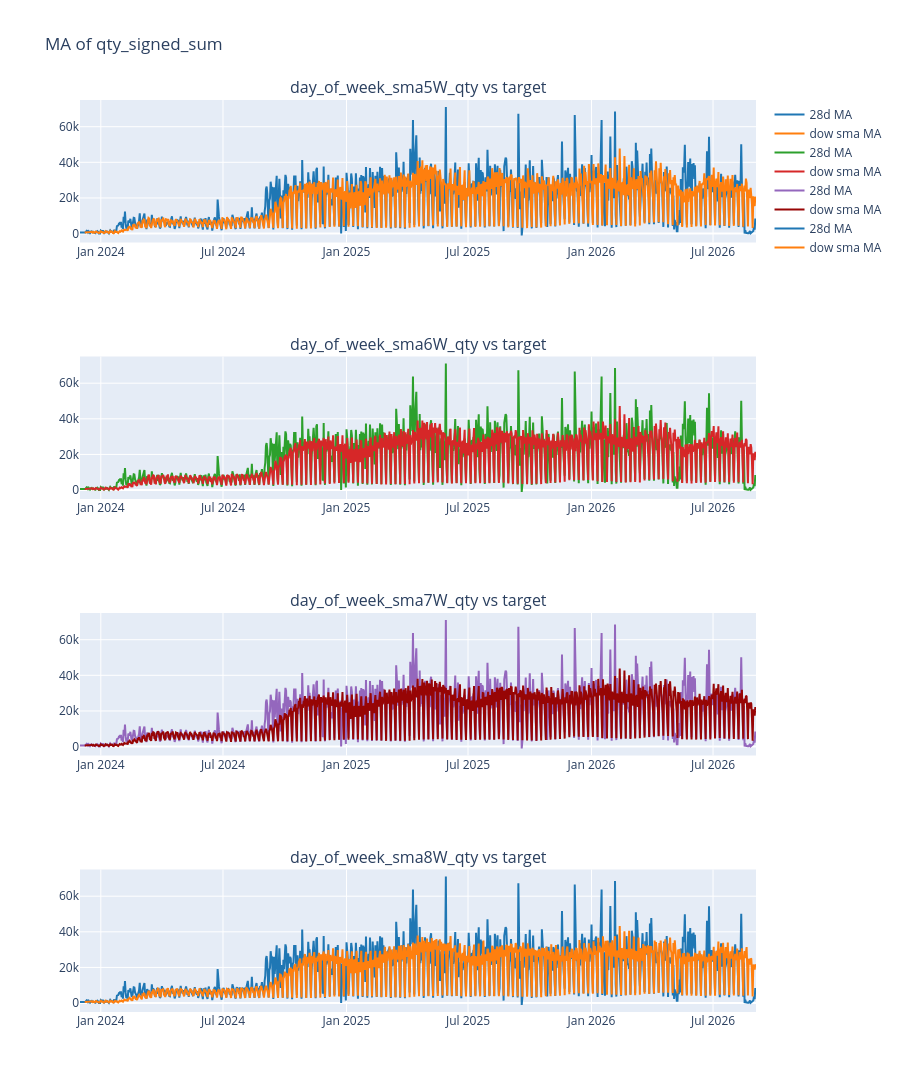
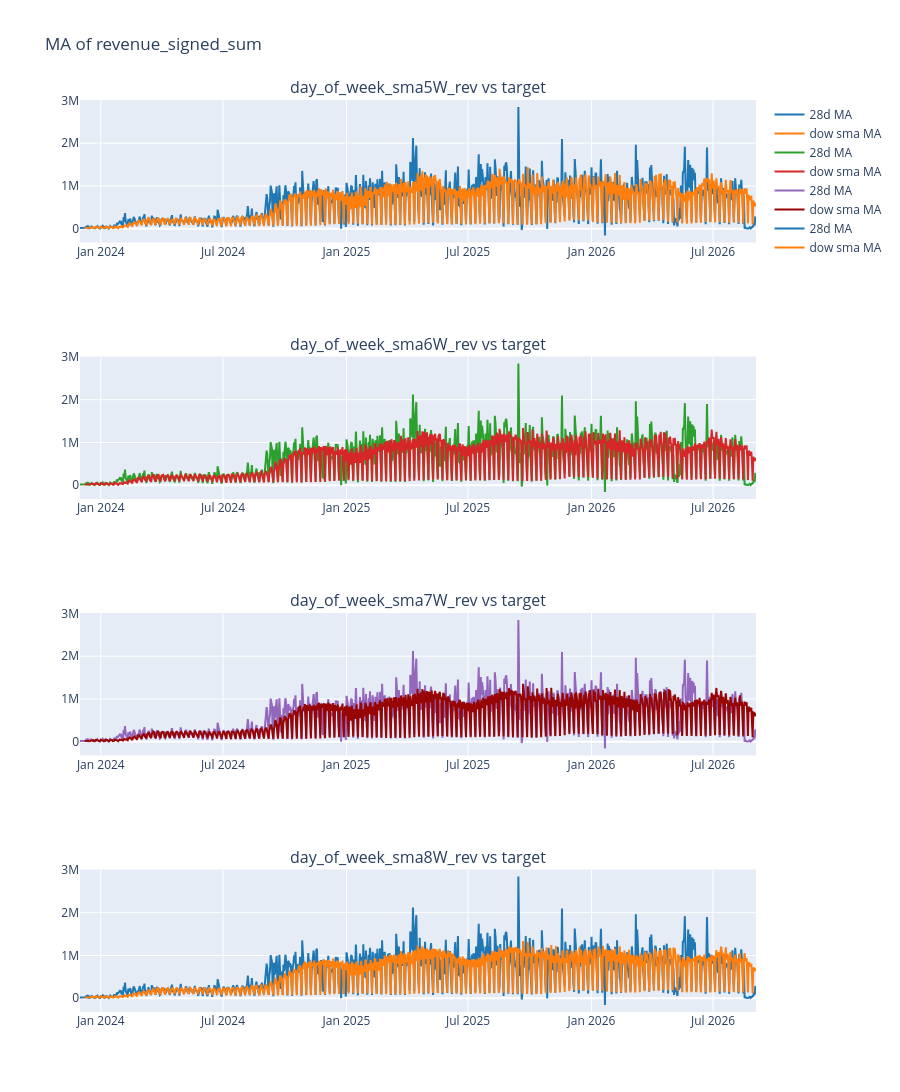
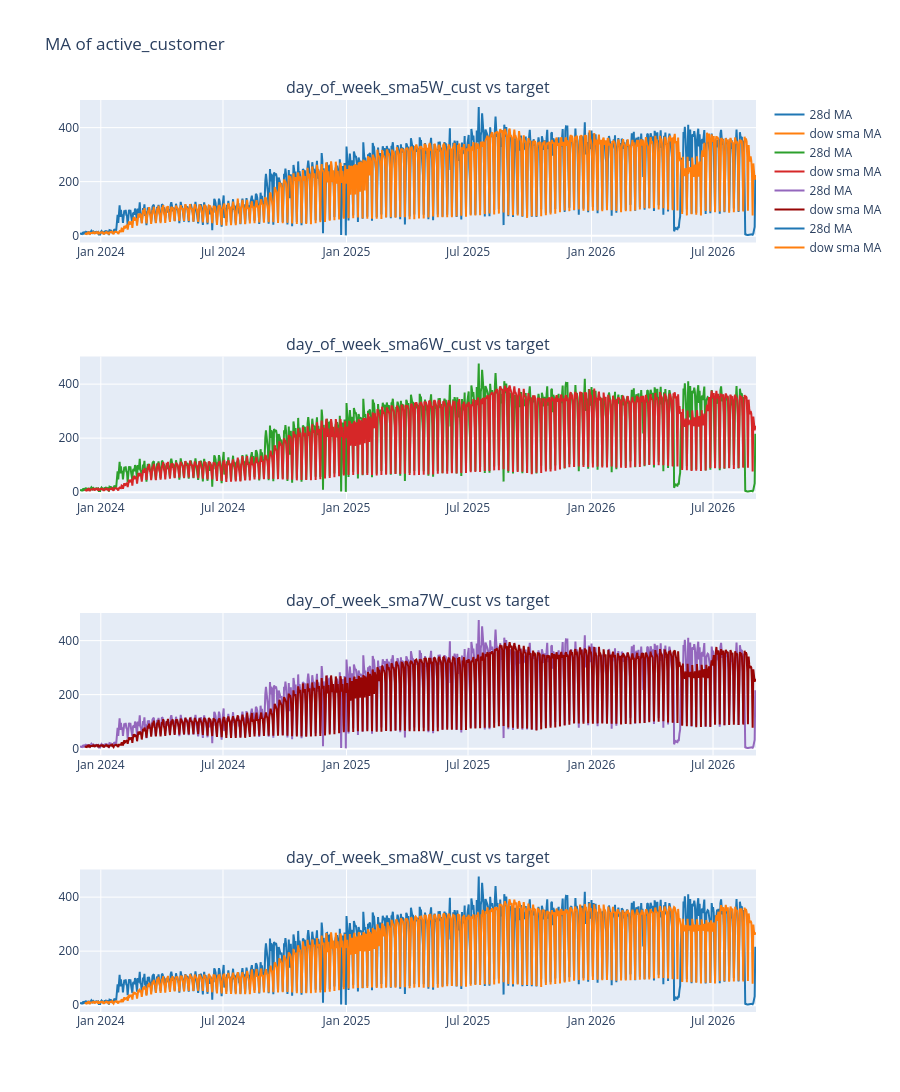
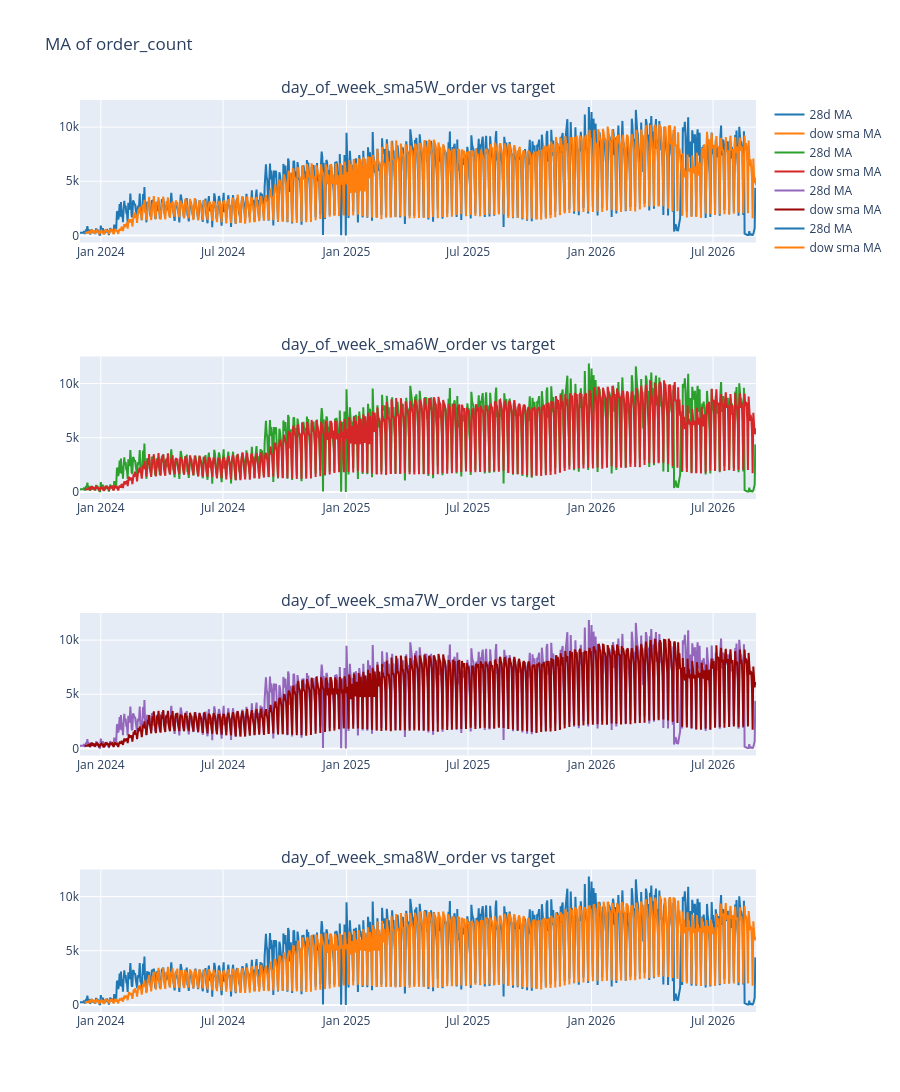

Here is the notebook cell these charts were saved with, in order:
### Code cell
import plotly.express as px
import plotly.subplots as sp
import plotly.graph_objects as go

pd.set_option('display.max_columns', None)
pd.set_option('display.width', 100)

cates = {
    'rev': 'target_rev',
    'qty': 'target_qty',
    'cust': 'target_cust',
    'order': 'target_order',
    'refund': 'target_refund'
}


for col in cols:
    prefix = prefix_map.get(col, col)

    ind_cols = [col for col in df_features.columns  if prefix in col and 'sma' in col and 'target' not in col]

    fig = sp.make_subplots(rows=4, cols=1, subplot_titles=[f"{title} vs target" for title in ind_cols])

    fig.update_layout(
        colorway=["#1f77b4", "#ff7f0e", "#2ca02c", "#d62728", "#9467bd", "#970505"]
)
    
    for idx, column in enumerate(ind_cols, start=1):
        fig.add_trace(
            go.Scatter(x=df_features["invoice_date"], y=df_features[cates[prefix]], name= f"{i}d MA"),
            col=1, row=idx
        )

        fig.add_trace(
            go.Scatter(x=df_features["invoice_date"], y=df_features[column], name= f"dow sma MA"),
            col=1, row=idx
        )
    
    fig.update_layout(height=1300, title_text=f"MA of {col}")
    fig.show()

### Figure 1 — Plotly figure (JSON) as saved in the notebook; plotly's stock layout.template omitted (floating-point values rounded to 4 significant figures; data arrays with more than 128 entries replaced by an {"elided": "..."} marker saying what was removed)
{"data": [{"name": "28d MA", "type": "scatter", "x": {"elided": "1008 str values"}, "xaxis": "x", "y": {"elided": "1008 float values"}, "yaxis": "y"}, {"name": "dow sma MA", "type": "scatter", "x": {"elided": "1008 str values"}, "xaxis": "x", "y": {"elided": "1008 float values"}, "yaxis": "y"}, {"name": "28d MA", "type": "scatter", "x": {"elided": "1008 str values"}, "xaxis": "x2", "y": {"elided": "1008 float values"}, "yaxis": "y2"}, {"name": "dow sma MA", "type": "scatter", "x": {"elided": "1008 str values"}, "xaxis": "x2", "y": {"elided": "1008 float values"}, "yaxis": "y2"}, {"name": "28d MA", "type": "scatter", "x": {"elided": "1008 str values"}, "xaxis": "x3", "y": {"elided": "1008 float values"}, "yaxis": "y3"}, {"name": "dow sma MA", "type": "scatter", "x": {"elided": "1008 str values"}, "xaxis": "x3", "y": {"elided": "1008 float values"}, "yaxis": "y3"}, {"name": "28d MA", "type": "scatter", "x": {"elided": "1008 str values"}, "xaxis": "x4", "y": {"elided": "1008 float values"}, "yaxis": "y4"}, {"name": "dow sma MA", "type": "scatter", "x": {"elided": "1008 str values"}, "xaxis": "x4", "y": {"elided": "1008 float values"}, "yaxis": "y4"}], "layout": {"annotations": [{"font": {"size": 16}, "showarrow": false, "text": "day_of_week_sma5W_qty vs target", "x": 0.5, "xanchor": "center", "xref": "paper", "y": 1, "yanchor": "bottom", "yref": "paper"}, {"font": {"size": 16}, "showarrow": false, "text": "day_of_week_sma6W_qty vs target", "x": 0.5, "xanchor": "center", "xref": "paper", "y": 0.7188, "yanchor": "bottom", "yref": "paper"}, {"font": {"size": 16}, "showarrow": false, "text": "day_of_week_sma7W_qty vs target", "x": 0.5, "xanchor": "center", "xref": "paper", "y": 0.4375, "yanchor": "bottom", "yref": "paper"}, {"font": {"size": 16}, "showarrow": false, "text": "day_of_week_sma8W_qty vs target", "x": 0.5, "xanchor": "center", "xref": "paper", "y": 0.1562, "yanchor": "bottom", "yref": "paper"}], "colorway": ["#1f77b4", "#ff7f0e", "#2ca02c", "#d62728", "#9467bd", "#970505"], "height": 1300, "title": {"text": "MA of qty_signed_sum"}, "xaxis": {"anchor": "y", "domain": [0, 1]}, "xaxis2": {"anchor": "y2", "domain": [0, 1]}, "xaxis3": {"anchor": "y3", "domain": [0, 1]}, "xaxis4": {"anchor": "y4", "domain": [0, 1]}, "yaxis": {"anchor": "x", "domain": [0.8438, 1]}, "yaxis2": {"anchor": "x2", "domain": [0.5625, 0.7188]}, "yaxis3": {"anchor": "x3", "domain": [0.2812, 0.4375]}, "yaxis4": {"anchor": "x4", "domain": [0, 0.1562]}}}

### Figure 2 — Plotly figure (JSON) as saved in the notebook; plotly's stock layout.template omitted (floating-point values rounded to 4 significant figures; data arrays with more than 128 entries replaced by an {"elided": "..."} marker saying what was removed)
{"data": [{"name": "28d MA", "type": "scatter", "x": {"elided": "1008 str values"}, "xaxis": "x", "y": {"elided": "1008 float values"}, "yaxis": "y"}, {"name": "dow sma MA", "type": "scatter", "x": {"elided": "1008 str values"}, "xaxis": "x", "y": {"elided": "1008 float values"}, "yaxis": "y"}, {"name": "28d MA", "type": "scatter", "x": {"elided": "1008 str values"}, "xaxis": "x2", "y": {"elided": "1008 float values"}, "yaxis": "y2"}, {"name": "dow sma MA", "type": "scatter", "x": {"elided": "1008 str values"}, "xaxis": "x2", "y": {"elided": "1008 float values"}, "yaxis": "y2"}, {"name": "28d MA", "type": "scatter", "x": {"elided": "1008 str values"}, "xaxis": "x3", "y": {"elided": "1008 float values"}, "yaxis": "y3"}, {"name": "dow sma MA", "type": "scatter", "x": {"elided": "1008 str values"}, "xaxis": "x3", "y": {"elided": "1008 float values"}, "yaxis": "y3"}, {"name": "28d MA", "type": "scatter", "x": {"elided": "1008 str values"}, "xaxis": "x4", "y": {"elided": "1008 float values"}, "yaxis": "y4"}, {"name": "dow sma MA", "type": "scatter", "x": {"elided": "1008 str values"}, "xaxis": "x4", "y": {"elided": "1008 float values"}, "yaxis": "y4"}], "layout": {"annotations": [{"font": {"size": 16}, "showarrow": false, "text": "day_of_week_sma5W_rev vs target", "x": 0.5, "xanchor": "center", "xref": "paper", "y": 1, "yanchor": "bottom", "yref": "paper"}, {"font": {"size": 16}, "showarrow": false, "text": "day_of_week_sma6W_rev vs target", "x": 0.5, "xanchor": "center", "xref": "paper", "y": 0.7188, "yanchor": "bottom", "yref": "paper"}, {"font": {"size": 16}, "showarrow": false, "text": "day_of_week_sma7W_rev vs target", "x": 0.5, "xanchor": "center", "xref": "paper", "y": 0.4375, "yanchor": "bottom", "yref": "paper"}, {"font": {"size": 16}, "showarrow": false, "text": "day_of_week_sma8W_rev vs target", "x": 0.5, "xanchor": "center", "xref": "paper", "y": 0.1562, "yanchor": "bottom", "yref": "paper"}], "colorway": ["#1f77b4", "#ff7f0e", "#2ca02c", "#d62728", "#9467bd", "#970505"], "height": 1300, "title": {"text": "MA of revenue_signed_sum"}, "xaxis": {"anchor": "y", "domain": [0, 1]}, "xaxis2": {"anchor": "y2", "domain": [0, 1]}, "xaxis3": {"anchor": "y3", "domain": [0, 1]}, "xaxis4": {"anchor": "y4", "domain": [0, 1]}, "yaxis": {"anchor": "x", "domain": [0.8438, 1]}, "yaxis2": {"anchor": "x2", "domain": [0.5625, 0.7188]}, "yaxis3": {"anchor": "x3", "domain": [0.2812, 0.4375]}, "yaxis4": {"anchor": "x4", "domain": [0, 0.1562]}}}

### Figure 3 — Plotly figure (JSON) as saved in the notebook; plotly's stock layout.template omitted (floating-point values rounded to 4 significant figures; data arrays with more than 128 entries replaced by an {"elided": "..."} marker saying what was removed)
{"data": [{"name": "28d MA", "type": "scatter", "x": {"elided": "1008 str values"}, "xaxis": "x", "y": {"elided": "1008 float values"}, "yaxis": "y"}, {"name": "dow sma MA", "type": "scatter", "x": {"elided": "1008 str values"}, "xaxis": "x", "y": {"elided": "1008 float values"}, "yaxis": "y"}, {"name": "28d MA", "type": "scatter", "x": {"elided": "1008 str values"}, "xaxis": "x2", "y": {"elided": "1008 float values"}, "yaxis": "y2"}, {"name": "dow sma MA", "type": "scatter", "x": {"elided": "1008 str values"}, "xaxis": "x2", "y": {"elided": "1008 float values"}, "yaxis": "y2"}, {"name": "28d MA", "type": "scatter", "x": {"elided": "1008 str values"}, "xaxis": "x3", "y": {"elided": "1008 float values"}, "yaxis": "y3"}, {"name": "dow sma MA", "type": "scatter", "x": {"elided": "1008 str values"}, "xaxis": "x3", "y": {"elided": "1008 float values"}, "yaxis": "y3"}, {"name": "28d MA", "type": "scatter", "x": {"elided": "1008 str values"}, "xaxis": "x4", "y": {"elided": "1008 float values"}, "yaxis": "y4"}, {"name": "dow sma MA", "type": "scatter", "x": {"elided": "1008 str values"}, "xaxis": "x4", "y": {"elided": "1008 float values"}, "yaxis": "y4"}], "layout": {"annotations": [{"font": {"size": 16}, "showarrow": false, "text": "day_of_week_sma5W_cust vs target", "x": 0.5, "xanchor": "center", "xref": "paper", "y": 1, "yanchor": "bottom", "yref": "paper"}, {"font": {"size": 16}, "showarrow": false, "text": "day_of_week_sma6W_cust vs target", "x": 0.5, "xanchor": "center", "xref": "paper", "y": 0.7188, "yanchor": "bottom", "yref": "paper"}, {"font": {"size": 16}, "showarrow": false, "text": "day_of_week_sma7W_cust vs target", "x": 0.5, "xanchor": "center", "xref": "paper", "y": 0.4375, "yanchor": "bottom", "yref": "paper"}, {"font": {"size": 16}, "showarrow": false, "text": "day_of_week_sma8W_cust vs target", "x": 0.5, "xanchor": "center", "xref": "paper", "y": 0.1562, "yanchor": "bottom", "yref": "paper"}], "colorway": ["#1f77b4", "#ff7f0e", "#2ca02c", "#d62728", "#9467bd", "#970505"], "height": 1300, "title": {"text": "MA of active_customer"}, "xaxis": {"anchor": "y", "domain": [0, 1]}, "xaxis2": {"anchor": "y2", "domain": [0, 1]}, "xaxis3": {"anchor": "y3", "domain": [0, 1]}, "xaxis4": {"anchor": "y4", "domain": [0, 1]}, "yaxis": {"anchor": "x", "domain": [0.8438, 1]}, "yaxis2": {"anchor": "x2", "domain": [0.5625, 0.7188]}, "yaxis3": {"anchor": "x3", "domain": [0.2812, 0.4375]}, "yaxis4": {"anchor": "x4", "domain": [0, 0.1562]}}}

### Figure 4 — Plotly figure (JSON) as saved in the notebook; plotly's stock layout.template omitted (floating-point values rounded to 4 significant figures; data arrays with more than 128 entries replaced by an {"elided": "..."} marker saying what was removed)
{"data": [{"name": "28d MA", "type": "scatter", "x": {"elided": "1008 str values"}, "xaxis": "x", "y": {"elided": "1008 float values"}, "yaxis": "y"}, {"name": "dow sma MA", "type": "scatter", "x": {"elided": "1008 str values"}, "xaxis": "x", "y": {"elided": "1008 float values"}, "yaxis": "y"}, {"name": "28d MA", "type": "scatter", "x": {"elided": "1008 str values"}, "xaxis": "x2", "y": {"elided": "1008 float values"}, "yaxis": "y2"}, {"name": "dow sma MA", "type": "scatter", "x": {"elided": "1008 str values"}, "xaxis": "x2", "y": {"elided": "1008 float values"}, "yaxis": "y2"}, {"name": "28d MA", "type": "scatter", "x": {"elided": "1008 str values"}, "xaxis": "x3", "y": {"elided": "1008 float values"}, "yaxis": "y3"}, {"name": "dow sma MA", "type": "scatter", "x": {"elided": "1008 str values"}, "xaxis": "x3", "y": {"elided": "1008 float values"}, "yaxis": "y3"}, {"name": "28d MA", "type": "scatter", "x": {"elided": "1008 str values"}, "xaxis": "x4", "y": {"elided": "1008 float values"}, "yaxis": "y4"}, {"name": "dow sma MA", "type": "scatter", "x": {"elided": "1008 str values"}, "xaxis": "x4", "y": {"elided": "1008 float values"}, "yaxis": "y4"}], "layout": {"annotations": [{"font": {"size": 16}, "showarrow": false, "text": "day_of_week_sma5W_order vs target", "x": 0.5, "xanchor": "center", "xref": "paper", "y": 1, "yanchor": "bottom", "yref": "paper"}, {"font": {"size": 16}, "showarrow": false, "text": "day_of_week_sma6W_order vs target", "x": 0.5, "xanchor": "center", "xref": "paper", "y": 0.7188, "yanchor": "bottom", "yref": "paper"}, {"font": {"size": 16}, "showarrow": false, "text": "day_of_week_sma7W_order vs target", "x": 0.5, "xanchor": "center", "xref": "paper", "y": 0.4375, "yanchor": "bottom", "yref": "paper"}, {"font": {"size": 16}, "showarrow": false, "text": "day_of_week_sma8W_order vs target", "x": 0.5, "xanchor": "center", "xref": "paper", "y": 0.1562, "yanchor": "bottom", "yref": "paper"}], "colorway": ["#1f77b4", "#ff7f0e", "#2ca02c", "#d62728", "#9467bd", "#970505"], "height": 1300, "title": {"text": "MA of order_count"}, "xaxis": {"anchor": "y", "domain": [0, 1]}, "xaxis2": {"anchor": "y2", "domain": [0, 1]}, "xaxis3": {"anchor": "y3", "domain": [0, 1]}, "xaxis4": {"anchor": "y4", "domain": [0, 1]}, "yaxis": {"anchor": "x", "domain": [0.8438, 1]}, "yaxis2": {"anchor": "x2", "domain": [0.5625, 0.7188]}, "yaxis3": {"anchor": "x3", "domain": [0.2812, 0.4375]}, "yaxis4": {"anchor": "x4", "domain": [0, 0.1562]}}}
